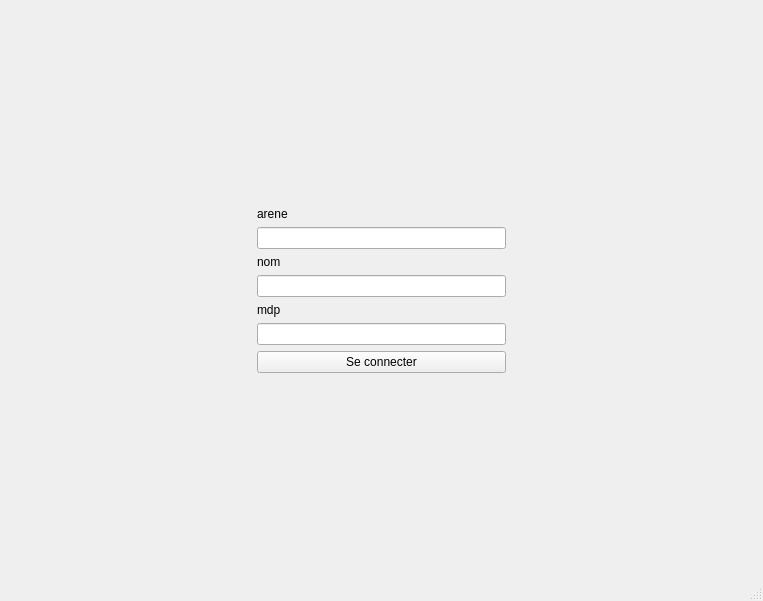
<?xml version="1.0" encoding="UTF-8"?>
<ui version="4.0">
 <class>MainWindow</class>
 <widget class="QMainWindow" name="MainWindow">
  <property name="geometry">
   <rect>
    <x>0</x>
    <y>0</y>
    <width>763</width>
    <height>601</height>
   </rect>
  </property>
  <property name="windowTitle">
   <string>MainWindow</string>
  </property>
  <widget class="QWidget" name="centralwidget">
   <layout class="QHBoxLayout" name="horizontalLayout">
    <item>
     <spacer name="horizontalSpacer_2">
      <property name="orientation">
       <enum>Qt::Horizontal</enum>
      </property>
      <property name="sizeHint" stdset="0">
       <size>
        <width>40</width>
        <height>20</height>
       </size>
      </property>
     </spacer>
    </item>
    <item>
     <layout class="QVBoxLayout" name="verticalLayout">
      <item>
       <spacer name="verticalSpacer">
        <property name="orientation">
         <enum>Qt::Vertical</enum>
        </property>
        <property name="sizeHint" stdset="0">
         <size>
          <width>20</width>
          <height>40</height>
         </size>
        </property>
       </spacer>
      </item>
      <item>
       <widget class="QLabel" name="label_2">
        <property name="text">
         <string>arene</string>
        </property>
       </widget>
      </item>
      <item>
       <widget class="QLineEdit" name="lineEdit_2"/>
      </item>
      <item>
       <widget class="QLabel" name="label">
        <property name="text">
         <string>nom</string>
        </property>
       </widget>
      </item>
      <item>
       <widget class="QLineEdit" name="lineEdit">
        <property name="text">
         <string/>
        </property>
       </widget>
      </item>
      <item>
       <widget class="QLabel" name="label_3">
        <property name="text">
         <string>mdp</string>
        </property>
       </widget>
      </item>
      <item>
       <widget class="QLineEdit" name="lineEdit_3"/>
      </item>
      <item>
       <widget class="QPushButton" name="pushButton">
        <property name="text">
         <string>Se connecter</string>
        </property>
       </widget>
      </item>
      <item>
       <spacer name="verticalSpacer_2">
        <property name="orientation">
         <enum>Qt::Vertical</enum>
        </property>
        <property name="sizeHint" stdset="0">
         <size>
          <width>20</width>
          <height>40</height>
         </size>
        </property>
       </spacer>
      </item>
     </layout>
    </item>
    <item>
     <spacer name="horizontalSpacer">
      <property name="orientation">
       <enum>Qt::Horizontal</enum>
      </property>
      <property name="sizeHint" stdset="0">
       <size>
        <width>40</width>
        <height>20</height>
       </size>
      </property>
     </spacer>
    </item>
   </layout>
  </widget>
  <widget class="QMenuBar" name="menubar">
   <property name="geometry">
    <rect>
     <x>0</x>
     <y>0</y>
     <width>763</width>
     <height>21</height>
    </rect>
   </property>
  </widget>
  <widget class="QStatusBar" name="statusbar"/>
 </widget>
 <resources/>
 <connections>
  <connection>
   <sender>lineEdit</sender>
   <signal>textChanged(QString)</signal>
   <receiver>MainWindow</receiver>
   <slot>ontxtchanged(QString)</slot>
   <hints>
    <hint type="sourcelabel">
     <x>381</x>
     <y>295</y>
    </hint>
    <hint type="destinationlabel">
     <x>381</x>
     <y>300</y>
    </hint>
   </hints>
  </connection>
  <connection>
   <sender>pushButton</sender>
   <signal>clicked()</signal>
   <receiver>MainWindow</receiver>
   <slot>onPushButtonClicked()</slot>
   <hints>
    <hint type="sourcelabel">
     <x>381</x>
     <y>375</y>
    </hint>
    <hint type="destinationlabel">
     <x>381</x>
     <y>300</y>
    </hint>
   </hints>
  </connection>
 </connections>
 <slots>
  <slot>ontxtchanged(QString)</slot>
  <slot>onPushButtonClicked()</slot>
 </slots>
</ui>
